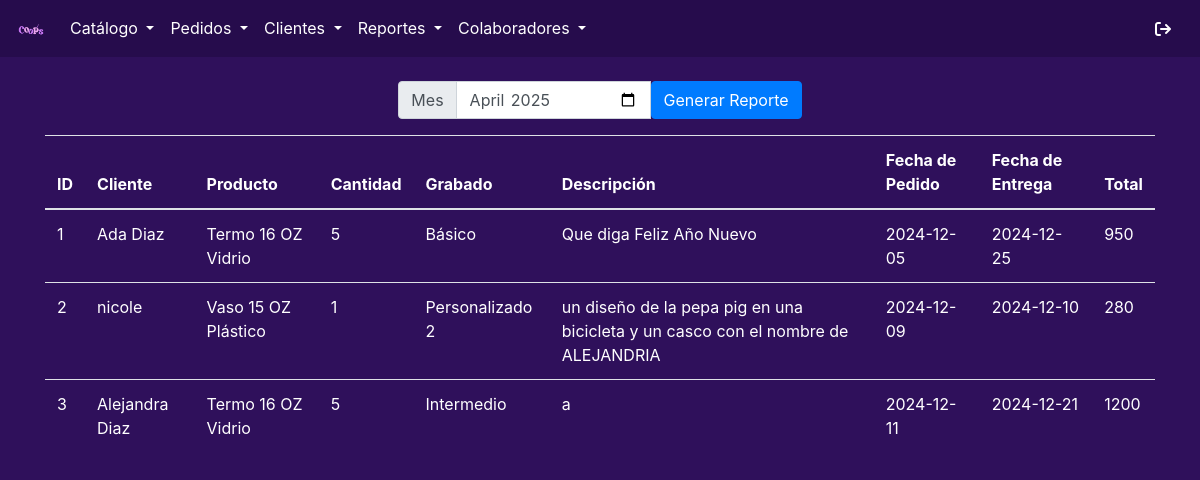
The app's page /reportessPedidoss.php with its own data.
### tables this page shows
CREATE TABLE `pedidos` (
  `id_pedidos` int(11) NOT NULL,
  `id_cliente` int(11) NOT NULL,
  `id_producto` int(11) NOT NULL,
  `cantidad` int(11) NOT NULL,
  `id_grabado` int(11) NOT NULL,
  `descripcion` text NOT NULL,
  `fecha_pedido` date NOT NULL,
  `fecha_entrega` date NOT NULL,
  `total` double NOT NULL
);

CREATE TABLE `cliente` (
  `id_cliente` int(11) NOT NULL,
  `nombre` text NOT NULL,
  `direccion` text NOT NULL,
  `estado` text NOT NULL,
  `ciudad` text NOT NULL,
  `telefono` text NOT NULL,
  `email` text NOT NULL,
  `cp` text NOT NULL
);

CREATE TABLE `tipo_grabado` (
  `id_grabado` int(11) NOT NULL,
  `grabado` text NOT NULL,
  `descripcion` text NOT NULL,
  `precio_grabado` double NOT NULL
);

### reportessPedidoss.php (the view, shortened to what this page needs)
<?php
$mes = isset($_GET['mes']) ? $_GET['mes'] : date("m");
$anio = isset($_GET['anio']) ? $_GET['anio'] : date("Y");
?>
<!DOCTYPE html>
<html lang="en">
<head>
    <link rel="stylesheet" href="css/bootstrap.css">
    <link rel="stylesheet" href="css/all.css">
</head>
<body style="background-color: #2f105b; ">
    <?php include 'menu.php';?>
        <?php
    include 'conexion.php';
    $query = "
        SELECT
            p.id_pedidos,
            c.nombre AS cliente,
            CONCAT(tv.tipo_vaso, ' ', cc.capacidad, ' ', cm.material) AS producto,
            p.cantidad,
            g.grabado AS grabado,
            p.descripcion,
            p.fecha_pedido,
            p.fecha_entrega,
            p.total
        FROM
            pedidos p
        JOIN
            cliente c ON p.id_cliente = c.id_cliente
        JOIN
            tipo_vaso tv ON p.id_producto = tv.idtipo_vaso
        JOIN
            catalago_capacidad cc ON p.id_producto = cc.id_capacidad
        JOIN
            catalago_material cm ON p.id_producto = cm.id_material
        JOIN
            tipo_grabado g ON p.id_grabado = g.id_grabado
    ";
    $resultado = $conexion->query($query);
    ?>
    <br>
    <ul class="nav justify-content-center">
        <form method="GET" action="reportessPedidoss.php">
            <div class="input-group mb-3">
                <div class="input-group-prepend">
                    <span class="input-group-text" id="basic-addon1">Mes</span>
                </div>
                <input type="month" value="<?php echo "$anio-$mes"; ?>" id="mes" name="mes" class="form-control">
                <input type="submit" class="btn btn-primary" value="Generar Reporte">
            </div>
        </form>
    </ul>
    <div class="container">
        <div class="row">
            <div class="col-12">
                <table class="table" style="color: white;">
                    <thead>
                        <tr>
                            <th>ID</th>
                            <th>Cliente</th>
                            <th>Producto</th>
                            <th>Cantidad</th>
                            <th>Grabado</th>
                            <th>Descripción</th>
                            <th>Fecha de Pedido</th>
                            <th>Fecha de Entrega</th>
                            <th>Total</th>
                        </tr>
                    </thead>
                    <tbody>
                        <?php
                        if ($resultado && $resultado->num_rows > 0) {
                            while ($row = $resultado->fetch_assoc()) {
                        ?>
                        <tr>
                            <td><?php echo $row['id_pedidos']; ?></td>
                            <td><?php echo $row['cliente']; ?></td>
                            <td><?php echo $row['producto']; ?></td>
                            <td><?php echo $row['cantidad']; ?></td>
                            <td><?php echo $row['grabado']; ?></td>
                            <td><?php echo $row['descripcion']; ?></td>
                            <td><?php echo $row['fecha_pedido']; ?></td>
                            <td><?php echo $row['fecha_entrega']; ?></td>
                            <td><?php echo $row['total']; ?></td>
                        </tr>
                        <?php
                            }
                        } else {
                            echo "<tr><td colspan='9'>No hay datos disponibles</td></tr>";
                        }
                        ?>
                    </tbody>
                </table>
            </div>
        </div>
    </div>
</body>
</html>

### menu.php (shortened to what this page needs)
<nav class="navbar navbar-expand-lg navbar-light" style="background-color: #260c4c;">
    <div class="collapse navbar-collapse" id="navbarSupportedContent">
        <ul class="navbar-nav mr-auto">
          <a class="navbar-brand" href="inicio.php">
            <img src="coopslogo.png" alt="Logo" style="width:30px;" href="inicio.php">
          </a>
            <li class="nav-item dropdown">
              <a class="nav-link dropdown-toggle" href="#" id="navbardrop" data-toggle="dropdown" style="color: white;">
                Catálogo
              </a>
            </li>
            <li class="nav-item dropdown">
              <a class="nav-link dropdown-toggle" href="#" id="navbardrop" data-toggle="dropdown" style="color: white;">
                Pedidos
              </a>
            </li>
            <li class="nav-item dropdown">
              <a class="nav-link dropdown-toggle" href="#" id="navbardrop" data-toggle="dropdown" style="color: white;">
                Clientes
              </a>
            </li>
            <li class="nav-item dropdown">
              <a class="nav-link dropdown-toggle" href="#" id="navbardrop" data-toggle="dropdown" style="color: white;">
                Reportes
              </a>
            </li>
            <li class="nav-item dropdown">
              <a class="nav-link dropdown-toggle" href="#" id="navbardrop" data-toggle="dropdown" style="color: white;">
                Colaboradores
              </a>
            </li>
        </ul>
        <ul class="navbar-nav ml-auto">
            <li class="nav-item active">
                <a class="btn" href="logout.php">
                    <i class="fa-solid fa-arrow-right-from-bracket" style="color: #ffffff;"></i>
                </a>
            </li>
        </ul>
    </div>
</nav>

### records on screen
pedidos: id_pedidos "1", id_cliente.nombre "Ada Diaz", producto "Termo 16 OZ Vidrio", cantidad "5", id_grabado.grabado "Básico", descripcion "Que diga Feliz Año Nuevo", fecha_pedido "2024-12-05", fecha_entrega "2024-12-25", total "950"
pedidos: id_pedidos "2", id_cliente.nombre "nicole", producto "Vaso 15 OZ Plástico", cantidad "1", id_grabado.grabado "Personalizado 2", descripcion "un diseño de la pepa pig en una bicicleta y un casco con el nombre de ALEJANDRIA", fecha_pedido "2024-12-09", fecha_entrega "2024-12-10", total "280"
pedidos: id_pedidos "3", id_cliente.nombre "Alejandra Diaz", producto "Termo 16 OZ Vidrio", cantidad "5", id_grabado.grabado "Intermedio", descripcion "a", fecha_pedido "2024-12-11", fecha_entrega "2024-12-21", total "1200"
